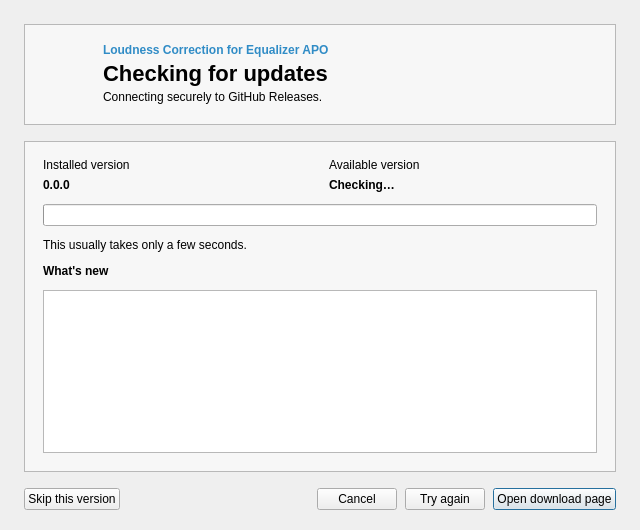
<?xml version="1.0" encoding="UTF-8"?>
<ui version="4.0">
 <class>UpdateCheckerClass</class>
 <widget class="QDialog" name="UpdateCheckerClass">
  <property name="geometry"><rect><x>0</x><y>0</y><width>640</width><height>530</height></rect></property>
  <property name="minimumSize"><size><width>520</width><height>340</height></size></property>
  <property name="windowTitle"><string notr="true">Checking for updates</string></property>
  <property name="windowIcon"><iconset resource="UpdateChecker.qrc"><normaloff>:/icons/software-update-available.ico</normaloff>:/icons/software-update-available.ico</iconset></property>
  <property name="styleSheet">
   <string notr="true">QDialog#UpdateCheckerClass {
 background: palette(window);
 color: palette(window-text);
}
QFrame#headerPanel, QFrame#contentPanel {
 background: palette(alternate-base);
 border: 1px solid palette(mid);
}
QLabel#sectionLabel {
 color: palette(highlight);
 font-weight: 600;
}
QLabel#titleLabel {
 font-size: 22px;
 font-weight: 700;
}
QLabel#summaryLabel, QLabel[caption="true"] {
 color: palette(placeholder-text);
}
QLabel#installedVersionLabel, QLabel#availableVersionLabel {
 font-family: "Cascadia Mono", "Consolas";
 font-weight: 600;
}
QTextEdit#versionBrowser {
 background: palette(base);
 color: palette(text);
 border: 1px solid palette(mid);
 selection-background-color: palette(highlight);
 selection-color: palette(highlighted-text);
}
</string>
  </property>
  <layout class="QVBoxLayout" name="rootLayout">
   <property name="spacing"><number>16</number></property>
   <property name="leftMargin"><number>24</number></property>
   <property name="topMargin"><number>24</number></property>
   <property name="rightMargin"><number>24</number></property>
   <property name="bottomMargin"><number>20</number></property>
   <item>
    <widget class="QFrame" name="headerPanel">
     <property name="frameShape"><enum>QFrame::Shape::NoFrame</enum></property>
     <layout class="QHBoxLayout" name="headerLayout">
      <property name="spacing"><number>16</number></property>
      <property name="leftMargin"><number>18</number></property>
      <property name="topMargin"><number>18</number></property>
      <property name="rightMargin"><number>20</number></property>
      <property name="bottomMargin"><number>20</number></property>
      <item alignment="Qt::AlignmentFlag::AlignTop">
       <widget class="QLabel" name="statusIconLabel">
        <property name="minimumSize"><size><width>44</width><height>44</height></size></property>
        <property name="maximumSize"><size><width>44</width><height>44</height></size></property>
        <property name="text"><string/></property>
       </widget>
      </item>
      <item>
       <layout class="QVBoxLayout" name="headerTextLayout">
        <property name="spacing"><number>4</number></property>
        <item><widget class="QLabel" name="sectionLabel"><property name="text"><string notr="true">Loudness Correction for Equalizer APO</string></property></widget></item>
        <item>
         <widget class="QLabel" name="titleLabel">
          <property name="text"><string notr="true">Checking for updates</string></property>
          <property name="textInteractionFlags"><set>Qt::TextInteractionFlag::TextSelectableByMouse</set></property>
         </widget>
        </item>
        <item>
         <widget class="QLabel" name="summaryLabel">
          <property name="text"><string notr="true">Connecting securely to GitHub Releases.</string></property>
          <property name="wordWrap"><bool>true</bool></property>
         </widget>
        </item>
       </layout>
      </item>
     </layout>
    </widget>
   </item>
   <item>
    <widget class="QFrame" name="contentPanel">
     <property name="frameShape"><enum>QFrame::Shape::NoFrame</enum></property>
     <layout class="QVBoxLayout" name="contentLayout">
      <property name="spacing"><number>12</number></property>
      <property name="leftMargin"><number>18</number></property>
      <property name="topMargin"><number>16</number></property>
      <property name="rightMargin"><number>18</number></property>
      <property name="bottomMargin"><number>18</number></property>
      <item>
       <layout class="QGridLayout" name="versionGridLayout">
        <property name="horizontalSpacing"><number>18</number></property>
        <property name="verticalSpacing"><number>6</number></property>
        <item row="0" column="0">
         <widget class="QLabel" name="installedCaptionLabel">
          <property name="caption" stdset="0"><bool>true</bool></property>
          <property name="text"><string notr="true">Installed version</string></property>
         </widget>
        </item>
        <item row="0" column="1">
         <widget class="QLabel" name="availableCaptionLabel">
          <property name="caption" stdset="0"><bool>true</bool></property>
          <property name="text"><string notr="true">Available version</string></property>
         </widget>
        </item>
        <item row="1" column="0">
         <widget class="QLabel" name="installedVersionLabel">
          <property name="text"><string notr="true">0.0.0</string></property>
          <property name="textInteractionFlags"><set>Qt::TextInteractionFlag::TextSelectableByMouse</set></property>
         </widget>
        </item>
        <item row="1" column="1">
         <widget class="QLabel" name="availableVersionLabel">
          <property name="text"><string notr="true">Checking…</string></property>
          <property name="textInteractionFlags"><set>Qt::TextInteractionFlag::TextSelectableByMouse</set></property>
         </widget>
        </item>
       </layout>
      </item>
      <item>
       <widget class="QProgressBar" name="statusProgressBar">
        <property name="accessibleName"><string notr="true">Update check progress</string></property>
        <property name="value"><number>0</number></property>
        <property name="textVisible"><bool>false</bool></property>
       </widget>
      </item>
      <item>
       <widget class="QLabel" name="statusMessageLabel">
        <property name="text"><string notr="true">This usually takes only a few seconds.</string></property>
        <property name="wordWrap"><bool>true</bool></property>
        <property name="textInteractionFlags"><set>Qt::TextInteractionFlag::TextSelectableByMouse</set></property>
       </widget>
      </item>
      <item>
       <widget class="QLabel" name="releaseNotesLabel">
        <property name="font"><font><bold>true</bold></font></property>
        <property name="text"><string notr="true">What's new</string></property>
       </widget>
      </item>
      <item>
       <widget class="AutoSizeTextEdit" name="versionBrowser">
        <property name="sizePolicy"><sizepolicy hsizetype="Expanding" vsizetype="Expanding"><horstretch>0</horstretch><verstretch>1</verstretch></sizepolicy></property>
        <property name="minimumSize"><size><width>0</width><height>150</height></size></property>
        <property name="accessibleName"><string notr="true">Release notes</string></property>
        <property name="readOnly"><bool>true</bool></property>
        <property name="tabChangesFocus"><bool>true</bool></property>
        <property name="textInteractionFlags"><set>Qt::TextInteractionFlag::LinksAccessibleByKeyboard|Qt::TextInteractionFlag::LinksAccessibleByMouse|Qt::TextInteractionFlag::TextBrowserInteraction|Qt::TextInteractionFlag::TextSelectableByKeyboard|Qt::TextInteractionFlag::TextSelectableByMouse</set></property>
       </widget>
      </item>
     </layout>
    </widget>
   </item>
   <item>
    <layout class="QHBoxLayout" name="actionLayout">
     <property name="spacing"><number>8</number></property>
     <item>
      <widget class="QPushButton" name="skipButton">
       <property name="accessibleName"><string notr="true">Skip this version</string></property>
       <property name="text"><string notr="true">Skip this version</string></property>
      </widget>
     </item>
     <item>
      <spacer name="actionSpacer"><property name="orientation"><enum>Qt::Orientation::Horizontal</enum></property><property name="sizeHint" stdset="0"><size><width>40</width><height>20</height></size></property></spacer>
     </item>
     <item>
      <widget class="QPushButton" name="laterButton">
       <property name="accessibleName"><string notr="true">Close update checker</string></property>
       <property name="text"><string notr="true">Cancel</string></property>
      </widget>
     </item>
     <item>
      <widget class="QPushButton" name="retryButton">
       <property name="accessibleName"><string notr="true">Retry update check</string></property>
       <property name="text"><string notr="true">Try again</string></property>
      </widget>
     </item>
     <item>
      <widget class="QPushButton" name="goButton">
       <property name="accessibleName"><string notr="true">Open download page</string></property>
       <property name="text"><string notr="true">Open download page</string></property>
       <property name="default"><bool>true</bool></property>
      </widget>
     </item>
    </layout>
   </item>
  </layout>
 </widget>
 <layoutdefault spacing="6" margin="11"/>
 <tabstops>
  <tabstop>versionBrowser</tabstop>
  <tabstop>skipButton</tabstop>
  <tabstop>laterButton</tabstop>
  <tabstop>retryButton</tabstop>
  <tabstop>goButton</tabstop>
 </tabstops>
 <customwidgets>
  <customwidget><class>AutoSizeTextEdit</class><extends>QTextEdit</extends><header>AutoSizeTextEdit.h</header></customwidget>
 </customwidgets>
 <resources><include location="UpdateChecker.qrc"/></resources>
 <connections/>
</ui>
